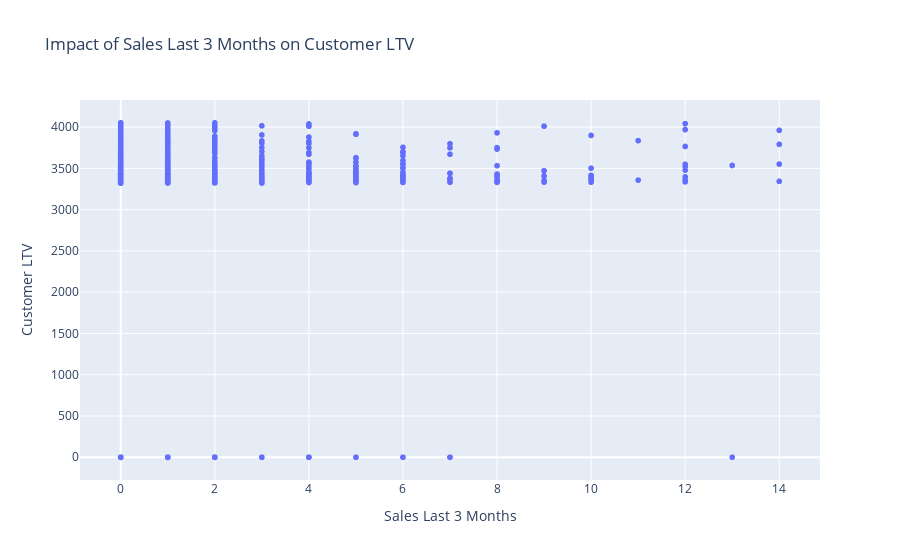
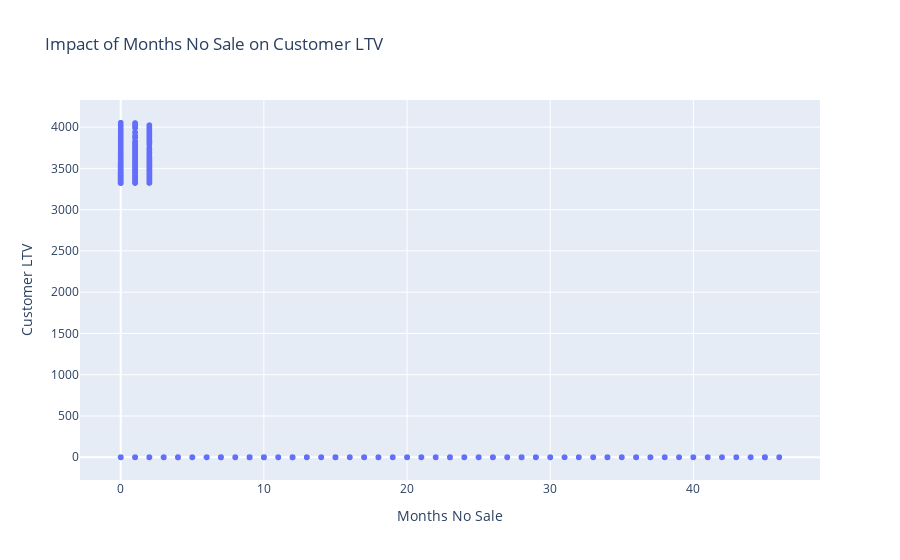
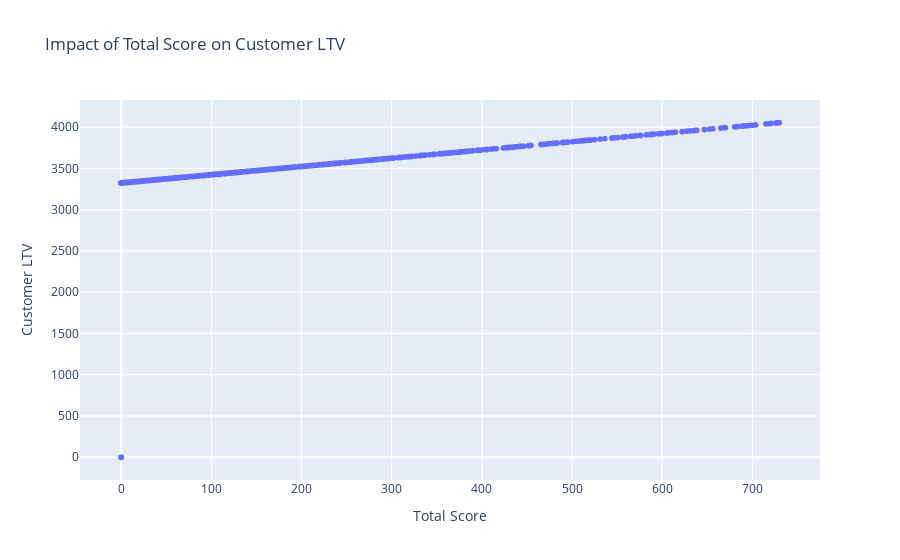

The notebook cell saved with these charts, in order:
### Code cell
# Get the names of the original features corresponding to selected k best features
selected_k_best_feature_names = X_train.columns[selected_k_best_indices]

# Create interactive scatter plots for each selected feature
for feature_name in selected_k_best_feature_names:
    fig = px.scatter(x=X_train[feature_name], y=y_train, title=f'Impact of {feature_name} on Customer LTV')
    fig.update_layout(xaxis_title=feature_name, yaxis_title='Customer LTV')
    fig.show()

### Figure 1 — Plotly figure (JSON) as saved in the notebook; plotly's stock layout.template omitted (floating-point values rounded to 4 significant figures; data arrays with more than 128 entries replaced by an {"elided": "..."} marker saying what was removed)
{"data": [{"hovertemplate": "x=%{x}<br>y=%{y}<extra></extra>", "legendgroup": "", "marker": {"color": "#636efa", "symbol": "circle"}, "mode": "markers", "name": "", "showlegend": false, "type": "scattergl", "x": {"elided": "8328 int values"}, "xaxis": "x", "y": {"elided": "8328 float values"}, "yaxis": "y"}], "layout": {"legend": {"tracegroupgap": 0}, "title": {"text": "Impact of Sales Last 3 Months on Customer LTV"}, "xaxis": {"anchor": "y", "domain": [0, 1], "title": {"text": "Sales Last 3 Months"}}, "yaxis": {"anchor": "x", "domain": [0, 1], "title": {"text": "Customer LTV"}}}}

### Figure 2 — Plotly figure (JSON) as saved in the notebook; plotly's stock layout.template omitted (floating-point values rounded to 4 significant figures; data arrays with more than 128 entries replaced by an {"elided": "..."} marker saying what was removed)
{"data": [{"hovertemplate": "x=%{x}<br>y=%{y}<extra></extra>", "legendgroup": "", "marker": {"color": "#636efa", "symbol": "circle"}, "mode": "markers", "name": "", "showlegend": false, "type": "scattergl", "x": {"elided": "8328 int values"}, "xaxis": "x", "y": {"elided": "8328 float values"}, "yaxis": "y"}], "layout": {"legend": {"tracegroupgap": 0}, "title": {"text": "Impact of Months No Sale on Customer LTV"}, "xaxis": {"anchor": "y", "domain": [0, 1], "title": {"text": "Months No Sale"}}, "yaxis": {"anchor": "x", "domain": [0, 1], "title": {"text": "Customer LTV"}}}}

### Figure 3 — Plotly figure (JSON) as saved in the notebook; plotly's stock layout.template omitted (floating-point values rounded to 4 significant figures; data arrays with more than 128 entries replaced by an {"elided": "..."} marker saying what was removed)
{"data": [{"hovertemplate": "x=%{x}<br>y=%{y}<extra></extra>", "legendgroup": "", "marker": {"color": "#636efa", "symbol": "circle"}, "mode": "markers", "name": "", "showlegend": false, "type": "scattergl", "x": {"elided": "8328 float values"}, "xaxis": "x", "y": {"elided": "8328 float values"}, "yaxis": "y"}], "layout": {"legend": {"tracegroupgap": 0}, "title": {"text": "Impact of Total Score on Customer LTV"}, "xaxis": {"anchor": "y", "domain": [0, 1], "title": {"text": "Total Score"}}, "yaxis": {"anchor": "x", "domain": [0, 1], "title": {"text": "Customer LTV"}}}}
